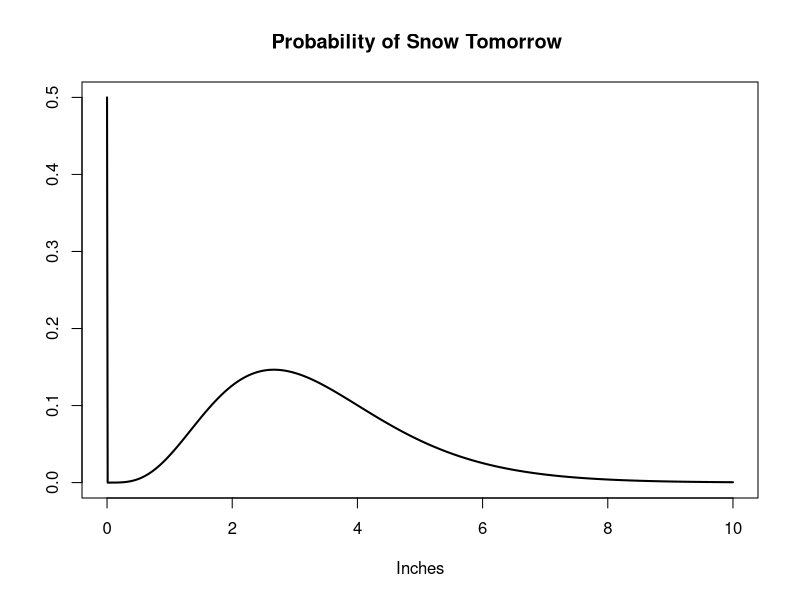

This chart was generated by the following R code:
## ---- chunk 1
#| echo: false
#| message: false
library(tidyverse)
ggplot() + theme_minimal()
## ---- chunk 2
#| echo: false
#| message: false
library(tidyverse)
ggplot() + theme_minimal()
## ---- chunk 3
inches <- seq(0,10, by= .01)
density <- dgamma(seq(0, 10, by=.01), 5, 1.5) * .5
density[1] <- density[1] + .5
plot(inches, density, type='l', lwd=2, main='Probability of Snow Tomorrow ', xlab = 'Inches', ylab = '')
